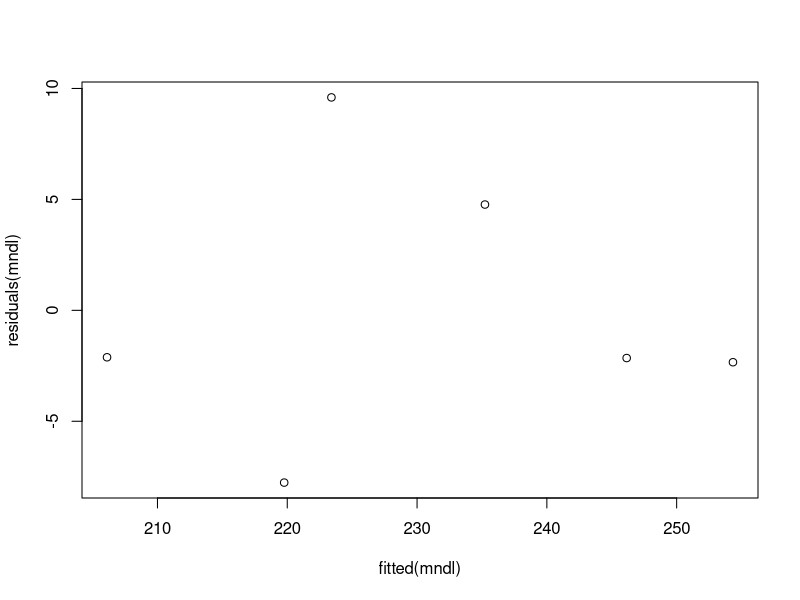
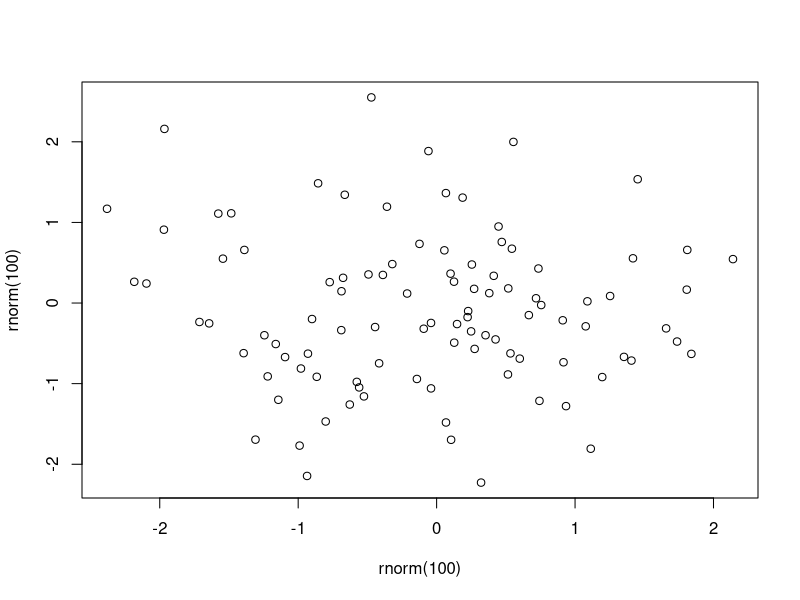

These figures' R source, in order:
## ---- chunk 1
knitr::opts_chunk$set(echo = TRUE)
## ---- chunk 2
pitch = c(233,204,242,130,112,142)
sex = c(rep("female",3),rep("male",3))

my.df = data.frame(sex,pitch)
print(my.df)

xmdl = lm(pitch ~ sex, my.df)
summary(xmdl)

mean(my.df[my.df$sex=="female",]$pitch)
## ---- chunk 3
age = c(14,23,35,48,52,67)
voice_pitch = c(252,244,240,233,212,204)

mynew.data = data.frame(age,voice_pitch)
print(mynew.data)

mndl = lm(voice_pitch ~age, mynew.data)
summary(mndl)

mndlr = plot(fitted(mndl),residuals(mndl))

mynew.data$age.c = mynew.data$age - mean(mynew.data$age)
mnndl = lm(voice_pitch ~age.c, mynew.data)
summary(mnndl)



## ---- chunk 4
## example of filled-out residual plot, showing what a normal one should look like

blob.plot = plot(rnorm(100),rnorm(100))
## ---- chunk 5
pitch = c(233,204,242,130,112,142)
sex = c(rep("female",3),rep("male",3))

my.df = data.frame(sex,pitch)

xmdl = lm(pitch ~ sex, my.df)

xmdl_dfbeta = dfbeta(xmdl)
summary(xmdl_dfbeta)



